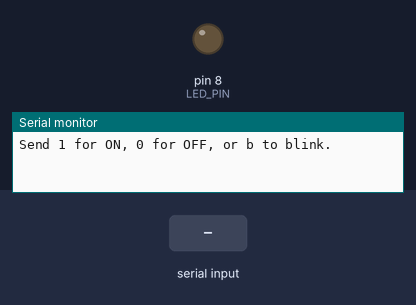
Simulated run of this sketch. Board: Arduino Uno, built with avr-gcc and run on an emulated ATmega328P. Shown: output pins drawn as LEDs (lit = HIGH), the last lines printed to the serial monitor. The inputs (shaded band) are chosen by the test bench.

Above: at 1.2 s.
1.3 s: "1" received over Serial
At 2.5 s:
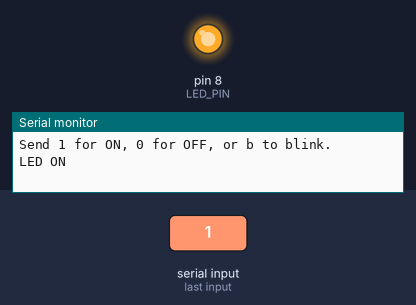
2.8 s: "0" received over Serial
At 3.6 s:
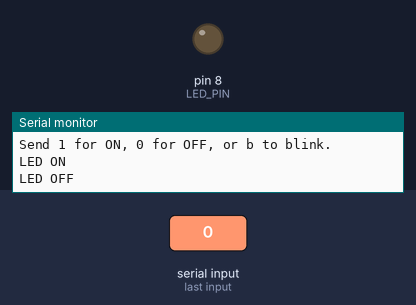
4.3 s: "b" received over Serial
At 4.42 s:
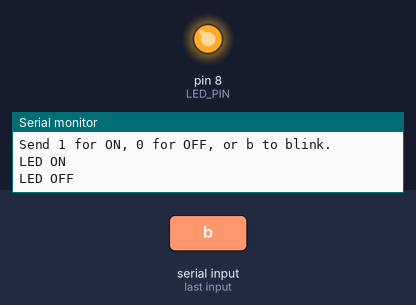
Timing chart, 0 to 7.3 s (numbered marks = the images above; inputs shaded):
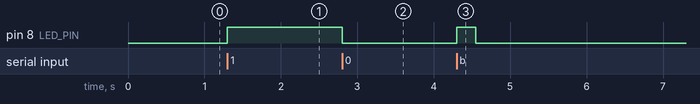

The sketch:

05_serial_monitor_led.ino
```cpp
// InnoBees STEM Lab - Control an LED from Serial Monitor
// D8 -> 330 ohm resistor -> LED anode; LED cathode -> GND
// Serial Monitor baud rate: 9600
// Send: 1 = on, 0 = off, b = blink once

const int LED_PIN = 8;

void setup() {
  pinMode(LED_PIN, OUTPUT);
  Serial.begin(9600);
  Serial.println("Send 1 for ON, 0 for OFF, or b to blink.");
}

void loop() {
  if (Serial.available() > 0) {
    char command = Serial.read();

    if (command == '1') {
      digitalWrite(LED_PIN, HIGH);
      Serial.println("LED ON");
    } else if (command == '0') {
      digitalWrite(LED_PIN, LOW);
      Serial.println("LED OFF");
    } else if (command == 'b' || command == 'B') {
      digitalWrite(LED_PIN, HIGH);
      delay(250);
      digitalWrite(LED_PIN, LOW);
      Serial.println("LED BLINK");
    }
  }
}
```

Measured:
- after the input at 1.3 s, pin 8 (LED_PIN): LOW → HIGH at once
- after the input at 2.8 s, pin 8 (LED_PIN): HIGH → LOW at once
- after the input at 4.3 s, pin 8 (LED_PIN): LOW → HIGH at once, → LOW 0.25 s later
